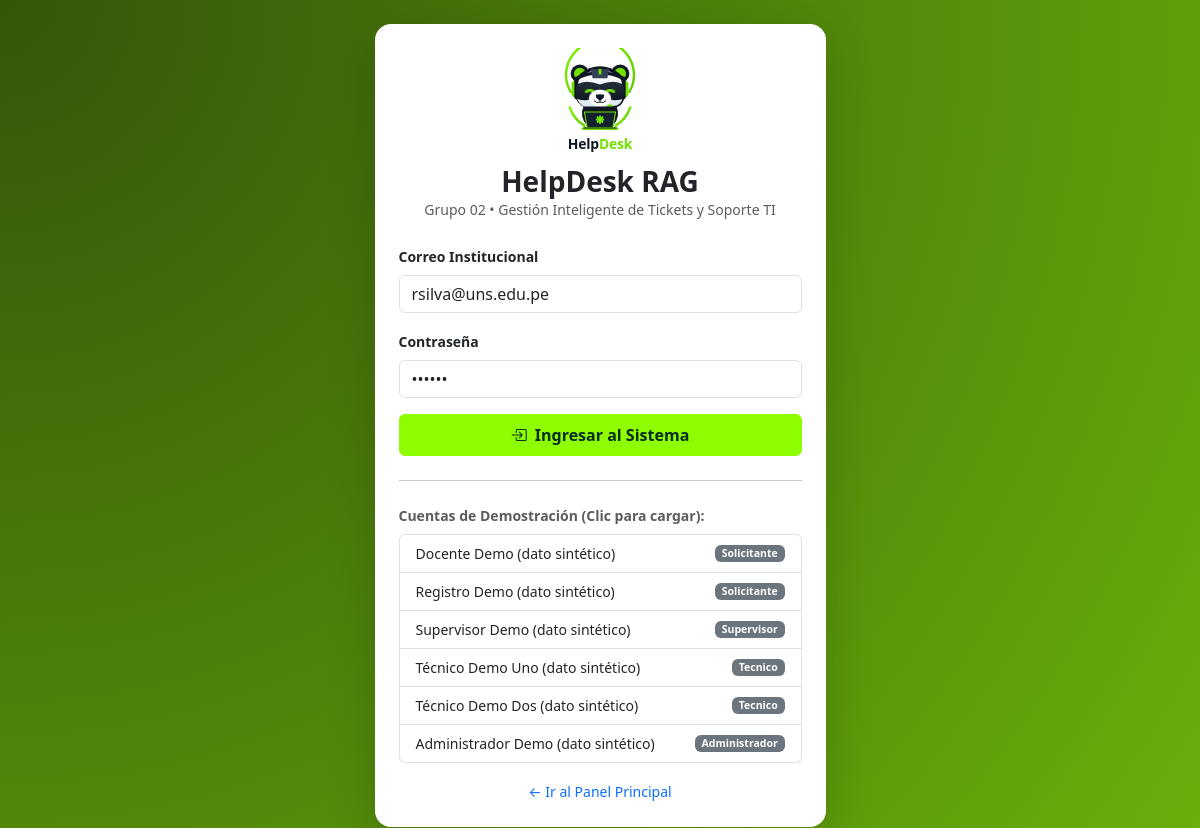
The app's page /login.php, older data.
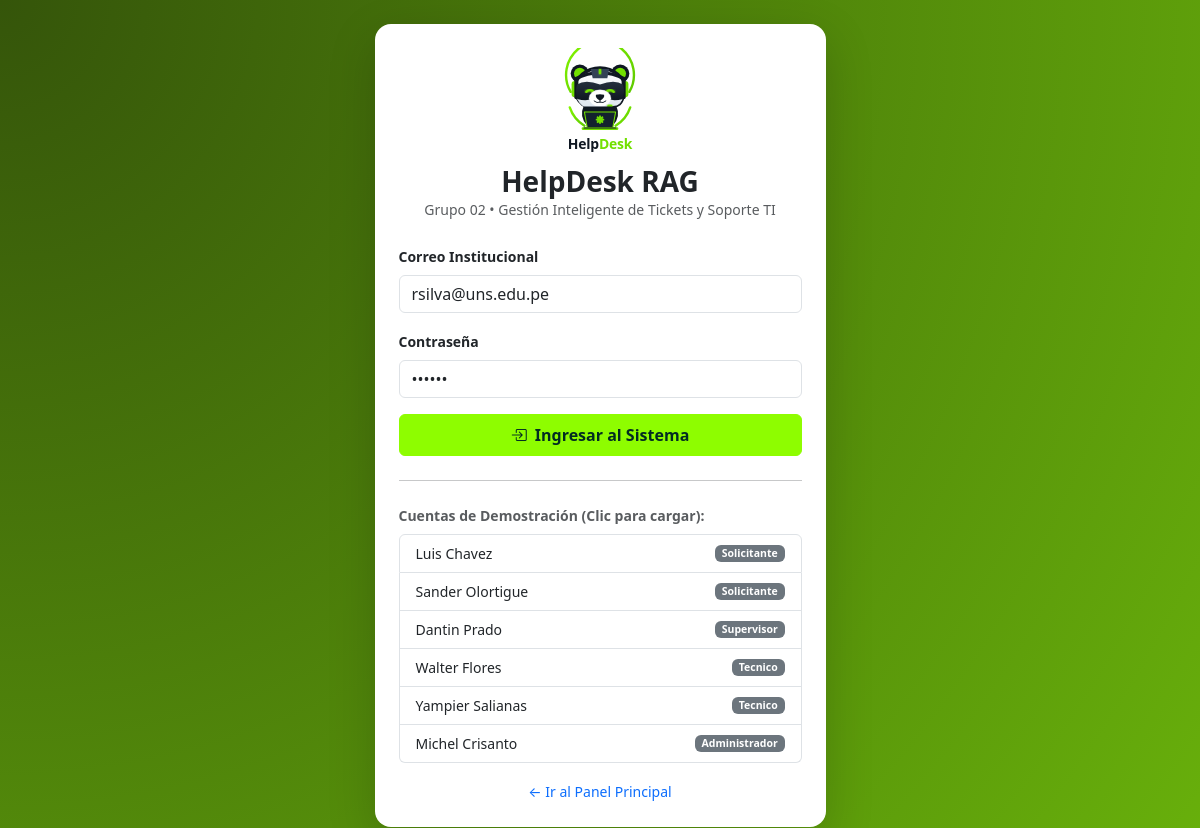
The same page, newer data.
### tables this page shows
CREATE TABLE usuarios (
    id_usuario INT AUTO_INCREMENT PRIMARY KEY,
    id_rol INT NOT NULL,
    codigo_institucional VARCHAR(20) NOT NULL UNIQUE,
    nombre_completo VARCHAR(120) NOT NULL,
    email VARCHAR(120) NOT NULL UNIQUE,
    password_hash VARCHAR(255) NOT NULL,
    dependencia_oficina VARCHAR(100) NOT NULL,
    especialidad_ti VARCHAR(100) NULL,
    activo TINYINT(1) NOT NULL DEFAULT 1,
    creado_en TIMESTAMP DEFAULT CURRENT_TIMESTAMP,
    CONSTRAINT fk_usuarios_rol FOREIGN KEY (id_rol) REFERENCES roles(id_rol)
        ON UPDATE CASCADE ON DELETE RESTRICT
);

CREATE TABLE roles (
    id_rol INT AUTO_INCREMENT PRIMARY KEY,
    nombre VARCHAR(50) NOT NULL UNIQUE,
    descripcion VARCHAR(200) NOT NULL
);

### src/login.php (the view, shortened to what this page needs)
<?php
require_once __DIR__ . '/config/db.php';
$usuariosDemo = $pdo->query("
    SELECT u.email, u.nombre_completo, r.nombre AS rol
    FROM usuarios u
    INNER JOIN roles r ON u.id_rol = r.id_rol
    ORDER BY u.id_rol
")->fetchAll();
?>
<!DOCTYPE html>
<html lang="es">
<head>
    <link href="https://cdn.jsdelivr.net/npm/bootstrap@5.3.2/dist/css/bootstrap.min.css" rel="stylesheet">
    <link href="https://cdn.jsdelivr.net/npm/bootstrap-icons@1.11.3/font/bootstrap-icons.css" rel="stylesheet">
    <link href="assets/css/styles.css" rel="stylesheet">
</head>
<body class="login-bg d-flex align-items-center">
<div class="container py-4">
    <div class="row justify-content-center">
        <div class="col-md-5">
            <div class="card shadow-lg rounded-4 p-4">
                <div class="text-center mb-4">
                    <img src="assets/img/logo.svg" alt="Logo" width="110">
                    <h3 class="fw-bold mb-0">HelpDesk RAG</h3>
                    <p class="text-muted small mb-0">Grupo 02 • Gestión Inteligente de Tickets y Soporte TI</p>
                </div>
                <form method="POST" action="login.php">
                    <div class="mb-3">
                        <label class="form-label fw-semibold small">Correo Institucional</label>
                        <input type="email" name="email" id="emailInput" class="form-control" value="rsilva@uns.edu.pe" required>
                    </div>
                    <div class="mb-3">
                        <label class="form-label fw-semibold small">Contraseña</label>
                        <input type="password" name="password" class="form-control" value="123456" required>
                    </div>
                    <button type="submit" class="btn btn-primary w-100 fw-bold py-2">
                        <i class="bi bi-box-arrow-in-right me-1"></i> Ingresar al Sistema
                    </button>
                </form>
                <hr class="my-4">
                <p class="small text-muted fw-bold mb-2">Cuentas de Demostración (Clic para cargar):</p>
                <div class="list-group small">
                    <?php foreach ($usuariosDemo as $ud): ?>
                        <button type="button"
                                class="list-group-item list-group-item-action d-flex justify-content-between align-items-center"
                                onclick="seleccionarCuentaDemo('<?= htmlspecialchars($ud['email']) ?>')">
                            <span><?= htmlspecialchars($ud['nombre_completo']) ?></span>
                            <span class="badge bg-secondary"><?= htmlspecialchars($ud['rol']) ?></span>
                        </button>
                    <?php endforeach; ?>
                </div>
                <div class="text-center mt-3">
                    <a href="index.php" class="small text-decoration-none">← Ir al Panel Principal</a>
                </div>
            </div>
        </div>
    </div>
</div>
</body>
</html>

### src/assets/css/styles.css (style rules this page uses)
:root { --brand-neon: #8efd00; --brand-neon-hover: #7be000; --brand-dark-text: #022c22; --brand-text-on-white: #4d8c00; }
body { background-color: #f4f6f9; font-family: 'Segoe UI', system-ui, -apple-system, sans-serif; color: #1e293b; }
.btn-primary { background-color: var(--brand-neon); border-color: var(--brand-neon); color: var(--brand-dark-text); font-weight: 700; }
.card { border: none; border-radius: 12px; box-shadow: 0 2px 12px rgba(15, 23, 42, 0.05); }
.login-bg { background: radial-gradient(circle at top left, #35550a, #68b00b); min-height: 100vh; }

Row changes from the older to the newer data that the page shows:
changed usuarios: nombre_completo "Docente Demo (dato sintético)" → "Luis Chavez"
changed usuarios: nombre_completo "Registro Demo (dato sintético)" → "Sander Olortigue"
changed usuarios "Supervisor": nombre_completo "Supervisor Demo (dato sintético)" → "Dantin Prado"
changed usuarios: nombre_completo "Técnico Demo Uno (dato sintético)" → "Walter Flores"
changed usuarios: nombre_completo "Técnico Demo Dos (dato sintético)" → "Yampier Salianas"
changed usuarios "Administrador": nombre_completo "Administrador Demo (dato sintético)" → "Michel Crisanto"
